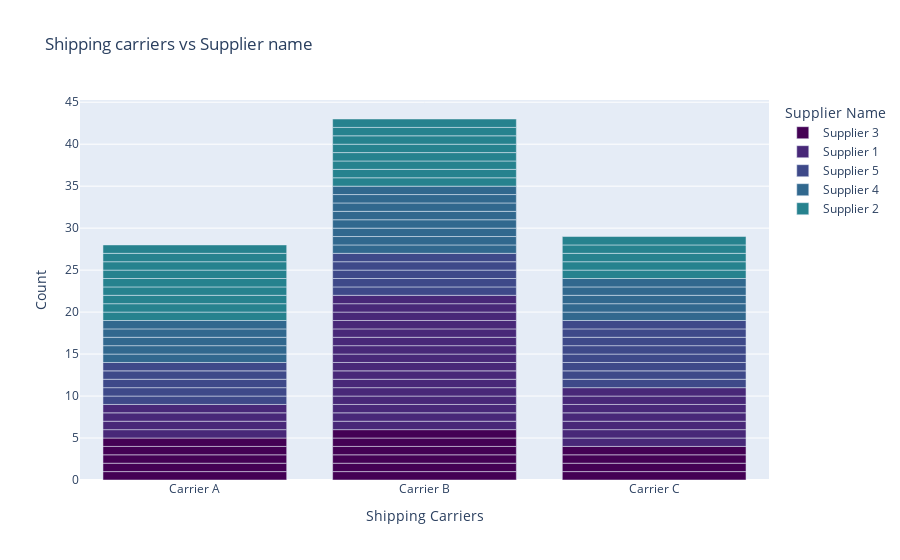

Write notebook code for a chart like this one.
### Code cell
import plotly.express as px

#shipping carrier vs supplier name
fig_shippingcarrier = px.bar(SC, x='Shipping carriers', color='Supplier name', title='Shipping carriers vs Supplier name',
             labels={'Shipping carriers': 'Shipping Carriers', 'Supplier name': 'Supplier Name', 'count': 'Count'},
             category_orders={'Shipping carriers': sorted(SC['Shipping carriers'].unique())},
             color_discrete_sequence=px.colors.sequential.Viridis)
fig_shippingcarrier.show()

### Figure 1 — Plotly figure (JSON) as saved in the notebook; plotly's stock layout.template omitted (floating-point values rounded to 4 significant figures)
{"data": [{"alignmentgroup": "True", "hovertemplate": "Supplier Name=Supplier 3<br>Shipping Carriers=%{x}<br>Count=%{y}<extra></extra>", "legendgroup": "Supplier 3", "marker": {"color": "#440154", "pattern": {"shape": ""}}, "name": "Supplier 3", "offsetgroup": "Supplier 3", "orientation": "v", "showlegend": true, "textposition": "auto", "type": "bar", "x": ["Carrier B", "Carrier A", "Carrier C", "Carrier B", "Carrier C", "Carrier A", "Carrier B", "Carrier A", "Carrier A", "Carrier B", "Carrier C", "Carrier B", "Carrier A", "Carrier B", "Carrier C"], "xaxis": "x", "y": [1, 1, 1, 1, 1, 1, 1, 1, 1, 1, 1, 1, 1, 1, 1], "yaxis": "y"}, {"alignmentgroup": "True", "hovertemplate": "Supplier Name=Supplier 1<br>Shipping Carriers=%{x}<br>Count=%{y}<extra></extra>", "legendgroup": "Supplier 1", "marker": {"color": "#482878", "pattern": {"shape": ""}}, "name": "Supplier 1", "offsetgroup": "Supplier 1", "orientation": "v", "showlegend": true, "textposition": "auto", "type": "bar", "x": ["Carrier B", "Carrier A", "Carrier B", "Carrier B", "Carrier B", "Carrier C", "Carrier A", "Carrier B", "Carrier B", "Carrier A", "Carrier C", "Carrier C", "Carrier B", "Carrier B", "Carrier B", "Carrier B", "Carrier C", "Carrier B", "Carrier C", "Carrier C", "Carrier B", "Carrier A", "Carrier C", "Carrier B", "Carrier B", "Carrier B", "Carrier B"], "xaxis": "x", "y": [1, 1, 1, 1, 1, 1, 1, 1, 1, 1, 1, 1, 1, 1, 1, 1, 1, 1, 1, 1, 1, 1, 1, 1, 1, 1, 1], "yaxis": "y"}, {"alignmentgroup": "True", "hovertemplate": "Supplier Name=Supplier 5<br>Shipping Carriers=%{x}<br>Count=%{y}<extra></extra>", "legendgroup": "Supplier 5", "marker": {"color": "#3e4989", "pattern": {"shape": ""}}, "name": "Supplier 5", "offsetgroup": "Supplier 5", "orientation": "v", "showlegend": true, "textposition": "auto", "type": "bar", "x": ["Carrier C", "Carrier C", "Carrier A", "Carrier B", "Carrier A", "Carrier C", "Carrier C", "Carrier B", "Carrier C", "Carrier B", "Carrier C", "Carrier A", "Carrier C", "Carrier A", "Carrier B", "Carrier A", "Carrier C", "Carrier B"], "xaxis": "x", "y": [1, 1, 1, 1, 1, 1, 1, 1, 1, 1, 1, 1, 1, 1, 1, 1, 1, 1], "yaxis": "y"}, {"alignmentgroup": "True", "hovertemplate": "Supplier Name=Supplier 4<br>Shipping Carriers=%{x}<br>Count=%{y}<extra></extra>", "legendgroup": "Supplier 4", "marker": {"color": "#31688e", "pattern": {"shape": ""}}, "name": "Supplier 4", "offsetgroup": "Supplier 4", "orientation": "v", "showlegend": true, "textposition": "auto", "type": "bar", "x": ["Carrier B", "Carrier B", "Carrier C", "Carrier A", "Carrier A", "Carrier A", "Carrier C", "Carrier B", "Carrier B", "Carrier C", "Carrier C", "Carrier B", "Carrier B", "Carrier A", "Carrier B", "Carrier C", "Carrier B", "Carrier A"], "xaxis": "x", "y": [1, 1, 1, 1, 1, 1, 1, 1, 1, 1, 1, 1, 1, 1, 1, 1, 1, 1], "yaxis": "y"}, {"alignmentgroup": "True", "hovertemplate": "Supplier Name=Supplier 2<br>Shipping Carriers=%{x}<br>Count=%{y}<extra></extra>", "legendgroup": "Supplier 2", "marker": {"color": "#26828e", "pattern": {"shape": ""}}, "name": "Supplier 2", "offsetgroup": "Supplier 2", "orientation": "v", "showlegend": true, "textposition": "auto", "type": "bar", "x": ["Carrier A", "Carrier A", "Carrier C", "Carrier C", "Carrier B", "Carrier B", "Carrier A", "Carrier C", "Carrier B", "Carrier C", "Carrier A", "Carrier A", "Carrier B", "Carrier C", "Carrier B", "Carrier A", "Carrier A", "Carrier A", "Carrier A", "Carrier B", "Carrier B", "Carrier B"], "xaxis": "x", "y": [1, 1, 1, 1, 1, 1, 1, 1, 1, 1, 1, 1, 1, 1, 1, 1, 1, 1, 1, 1, 1, 1], "yaxis": "y"}], "layout": {"barmode": "relative", "legend": {"title": {"text": "Supplier Name"}, "tracegroupgap": 0}, "title": {"text": "Shipping carriers vs Supplier name"}, "xaxis": {"anchor": "y", "categoryarray": ["Carrier A", "Carrier B", "Carrier C"], "categoryorder": "array", "domain": [0, 1], "title": {"text": "Shipping Carriers"}}, "yaxis": {"anchor": "x", "domain": [0, 1], "title": {"text": "Count"}}}}
